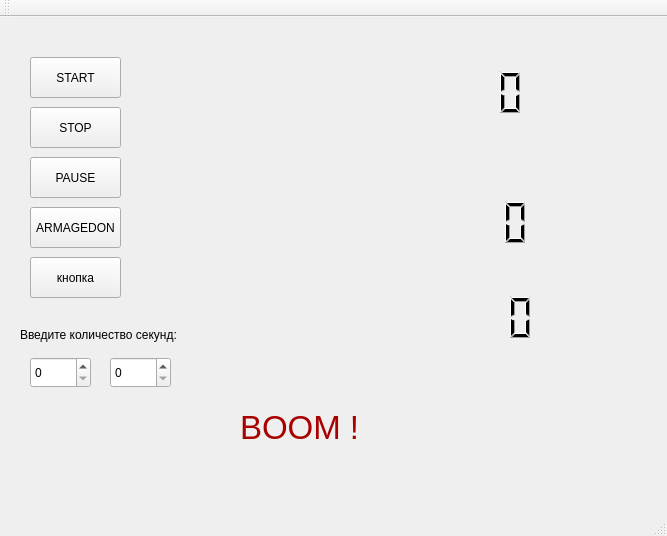
<?xml version="1.0" encoding="UTF-8"?>
<ui version="4.0">
 <class>MainWindow</class>
 <widget class="QMainWindow" name="MainWindow">
  <property name="geometry">
   <rect>
    <x>0</x>
    <y>0</y>
    <width>667</width>
    <height>536</height>
   </rect>
  </property>
  <property name="windowTitle">
   <string>MainWindow</string>
  </property>
  <widget class="QWidget" name="centralWidget">
   <widget class="QPushButton" name="pushButton_Start">
    <property name="geometry">
     <rect>
      <x>30</x>
      <y>40</y>
      <width>91</width>
      <height>41</height>
     </rect>
    </property>
    <property name="text">
     <string>START</string>
    </property>
   </widget>
   <widget class="QPushButton" name="pushButton_Stop">
    <property name="geometry">
     <rect>
      <x>30</x>
      <y>90</y>
      <width>91</width>
      <height>41</height>
     </rect>
    </property>
    <property name="text">
     <string>STOP</string>
    </property>
   </widget>
   <widget class="QLCDNumber" name="lcdNumber">
    <property name="geometry">
     <rect>
      <x>250</x>
      <y>0</y>
      <width>281</width>
      <height>151</height>
     </rect>
    </property>
    <property name="frameShape">
     <enum>QFrame::NoFrame</enum>
    </property>
    <property name="digitCount">
     <number>11</number>
    </property>
   </widget>
   <widget class="QPushButton" name="pushButton_PAUSE">
    <property name="geometry">
     <rect>
      <x>30</x>
      <y>140</y>
      <width>91</width>
      <height>41</height>
     </rect>
    </property>
    <property name="text">
     <string>PAUSE</string>
    </property>
   </widget>
   <widget class="QLCDNumber" name="lcdNumber_down">
    <property name="geometry">
     <rect>
      <x>260</x>
      <y>150</y>
      <width>271</width>
      <height>111</height>
     </rect>
    </property>
    <property name="frameShape">
     <enum>QFrame::NoFrame</enum>
    </property>
    <property name="digitCount">
     <number>11</number>
    </property>
   </widget>
   <widget class="QPushButton" name="pushButton_Armagedon">
    <property name="geometry">
     <rect>
      <x>30</x>
      <y>190</y>
      <width>91</width>
      <height>41</height>
     </rect>
    </property>
    <property name="text">
     <string>ARMAGEDON</string>
    </property>
   </widget>
   <widget class="QLabel" name="label">
    <property name="geometry">
     <rect>
      <x>240</x>
      <y>380</y>
      <width>121</width>
      <height>61</height>
     </rect>
    </property>
    <property name="palette">
     <palette>
      <active>
       <colorrole role="WindowText">
        <brush brushstyle="SolidPattern">
         <color alpha="255">
          <red>170</red>
          <green>0</green>
          <blue>0</blue>
         </color>
        </brush>
       </colorrole>
       <colorrole role="Button">
        <brush brushstyle="SolidPattern">
         <color alpha="255">
          <red>170</red>
          <green>0</green>
          <blue>0</blue>
         </color>
        </brush>
       </colorrole>
       <colorrole role="Light">
        <brush brushstyle="SolidPattern">
         <color alpha="255">
          <red>255</red>
          <green>0</green>
          <blue>0</blue>
         </color>
        </brush>
       </colorrole>
       <colorrole role="Midlight">
        <brush brushstyle="SolidPattern">
         <color alpha="255">
          <red>212</red>
          <green>0</green>
          <blue>0</blue>
         </color>
        </brush>
       </colorrole>
       <colorrole role="Dark">
        <brush brushstyle="SolidPattern">
         <color alpha="255">
          <red>85</red>
          <green>0</green>
          <blue>0</blue>
         </color>
        </brush>
       </colorrole>
       <colorrole role="Mid">
        <brush brushstyle="SolidPattern">
         <color alpha="255">
          <red>113</red>
          <green>0</green>
          <blue>0</blue>
         </color>
        </brush>
       </colorrole>
       <colorrole role="Text">
        <brush brushstyle="SolidPattern">
         <color alpha="255">
          <red>0</red>
          <green>0</green>
          <blue>0</blue>
         </color>
        </brush>
       </colorrole>
       <colorrole role="BrightText">
        <brush brushstyle="SolidPattern">
         <color alpha="255">
          <red>255</red>
          <green>255</green>
          <blue>255</blue>
         </color>
        </brush>
       </colorrole>
       <colorrole role="ButtonText">
        <brush brushstyle="SolidPattern">
         <color alpha="255">
          <red>0</red>
          <green>0</green>
          <blue>0</blue>
         </color>
        </brush>
       </colorrole>
       <colorrole role="Base">
        <brush brushstyle="SolidPattern">
         <color alpha="255">
          <red>255</red>
          <green>255</green>
          <blue>255</blue>
         </color>
        </brush>
       </colorrole>
       <colorrole role="Window">
        <brush brushstyle="SolidPattern">
         <color alpha="255">
          <red>170</red>
          <green>0</green>
          <blue>0</blue>
         </color>
        </brush>
       </colorrole>
       <colorrole role="Shadow">
        <brush brushstyle="SolidPattern">
         <color alpha="255">
          <red>0</red>
          <green>0</green>
          <blue>0</blue>
         </color>
        </brush>
       </colorrole>
       <colorrole role="AlternateBase">
        <brush brushstyle="SolidPattern">
         <color alpha="255">
          <red>212</red>
          <green>127</green>
          <blue>127</blue>
         </color>
        </brush>
       </colorrole>
       <colorrole role="ToolTipBase">
        <brush brushstyle="SolidPattern">
         <color alpha="255">
          <red>255</red>
          <green>255</green>
          <blue>220</blue>
         </color>
        </brush>
       </colorrole>
       <colorrole role="ToolTipText">
        <brush brushstyle="SolidPattern">
         <color alpha="255">
          <red>0</red>
          <green>0</green>
          <blue>0</blue>
         </color>
        </brush>
       </colorrole>
       <colorrole role="PlaceholderText">
        <brush brushstyle="SolidPattern">
         <color alpha="128">
          <red>0</red>
          <green>0</green>
          <blue>0</blue>
         </color>
        </brush>
       </colorrole>
      </active>
      <inactive>
       <colorrole role="WindowText">
        <brush brushstyle="SolidPattern">
         <color alpha="255">
          <red>170</red>
          <green>0</green>
          <blue>0</blue>
         </color>
        </brush>
       </colorrole>
       <colorrole role="Button">
        <brush brushstyle="SolidPattern">
         <color alpha="255">
          <red>170</red>
          <green>0</green>
          <blue>0</blue>
         </color>
        </brush>
       </colorrole>
       <colorrole role="Light">
        <brush brushstyle="SolidPattern">
         <color alpha="255">
          <red>255</red>
          <green>0</green>
          <blue>0</blue>
         </color>
        </brush>
       </colorrole>
       <colorrole role="Midlight">
        <brush brushstyle="SolidPattern">
         <color alpha="255">
          <red>212</red>
          <green>0</green>
          <blue>0</blue>
         </color>
        </brush>
       </colorrole>
       <colorrole role="Dark">
        <brush brushstyle="SolidPattern">
         <color alpha="255">
          <red>85</red>
          <green>0</green>
          <blue>0</blue>
         </color>
        </brush>
       </colorrole>
       <colorrole role="Mid">
        <brush brushstyle="SolidPattern">
         <color alpha="255">
          <red>113</red>
          <green>0</green>
          <blue>0</blue>
         </color>
        </brush>
       </colorrole>
       <colorrole role="Text">
        <brush brushstyle="SolidPattern">
         <color alpha="255">
          <red>0</red>
          <green>0</green>
          <blue>0</blue>
         </color>
        </brush>
       </colorrole>
       <colorrole role="BrightText">
        <brush brushstyle="SolidPattern">
         <color alpha="255">
          <red>255</red>
          <green>255</green>
          <blue>255</blue>
         </color>
        </brush>
       </colorrole>
       <colorrole role="ButtonText">
        <brush brushstyle="SolidPattern">
         <color alpha="255">
          <red>0</red>
          <green>0</green>
          <blue>0</blue>
         </color>
        </brush>
       </colorrole>
       <colorrole role="Base">
        <brush brushstyle="SolidPattern">
         <color alpha="255">
          <red>255</red>
          <green>255</green>
          <blue>255</blue>
         </color>
        </brush>
       </colorrole>
       <colorrole role="Window">
        <brush brushstyle="SolidPattern">
         <color alpha="255">
          <red>170</red>
          <green>0</green>
          <blue>0</blue>
         </color>
        </brush>
       </colorrole>
       <colorrole role="Shadow">
        <brush brushstyle="SolidPattern">
         <color alpha="255">
          <red>0</red>
          <green>0</green>
          <blue>0</blue>
         </color>
        </brush>
       </colorrole>
       <colorrole role="AlternateBase">
        <brush brushstyle="SolidPattern">
         <color alpha="255">
          <red>212</red>
          <green>127</green>
          <blue>127</blue>
         </color>
        </brush>
       </colorrole>
       <colorrole role="ToolTipBase">
        <brush brushstyle="SolidPattern">
         <color alpha="255">
          <red>255</red>
          <green>255</green>
          <blue>220</blue>
         </color>
        </brush>
       </colorrole>
       <colorrole role="ToolTipText">
        <brush brushstyle="SolidPattern">
         <color alpha="255">
          <red>0</red>
          <green>0</green>
          <blue>0</blue>
         </color>
        </brush>
       </colorrole>
       <colorrole role="PlaceholderText">
        <brush brushstyle="SolidPattern">
         <color alpha="128">
          <red>0</red>
          <green>0</green>
          <blue>0</blue>
         </color>
        </brush>
       </colorrole>
      </inactive>
      <disabled>
       <colorrole role="WindowText">
        <brush brushstyle="SolidPattern">
         <color alpha="255">
          <red>85</red>
          <green>0</green>
          <blue>0</blue>
         </color>
        </brush>
       </colorrole>
       <colorrole role="Button">
        <brush brushstyle="SolidPattern">
         <color alpha="255">
          <red>170</red>
          <green>0</green>
          <blue>0</blue>
         </color>
        </brush>
       </colorrole>
       <colorrole role="Light">
        <brush brushstyle="SolidPattern">
         <color alpha="255">
          <red>255</red>
          <green>0</green>
          <blue>0</blue>
         </color>
        </brush>
       </colorrole>
       <colorrole role="Midlight">
        <brush brushstyle="SolidPattern">
         <color alpha="255">
          <red>212</red>
          <green>0</green>
          <blue>0</blue>
         </color>
        </brush>
       </colorrole>
       <colorrole role="Dark">
        <brush brushstyle="SolidPattern">
         <color alpha="255">
          <red>85</red>
          <green>0</green>
          <blue>0</blue>
         </color>
        </brush>
       </colorrole>
       <colorrole role="Mid">
        <brush brushstyle="SolidPattern">
         <color alpha="255">
          <red>113</red>
          <green>0</green>
          <blue>0</blue>
         </color>
        </brush>
       </colorrole>
       <colorrole role="Text">
        <brush brushstyle="SolidPattern">
         <color alpha="255">
          <red>85</red>
          <green>0</green>
          <blue>0</blue>
         </color>
        </brush>
       </colorrole>
       <colorrole role="BrightText">
        <brush brushstyle="SolidPattern">
         <color alpha="255">
          <red>255</red>
          <green>255</green>
          <blue>255</blue>
         </color>
        </brush>
       </colorrole>
       <colorrole role="ButtonText">
        <brush brushstyle="SolidPattern">
         <color alpha="255">
          <red>85</red>
          <green>0</green>
          <blue>0</blue>
         </color>
        </brush>
       </colorrole>
       <colorrole role="Base">
        <brush brushstyle="SolidPattern">
         <color alpha="255">
          <red>170</red>
          <green>0</green>
          <blue>0</blue>
         </color>
        </brush>
       </colorrole>
       <colorrole role="Window">
        <brush brushstyle="SolidPattern">
         <color alpha="255">
          <red>170</red>
          <green>0</green>
          <blue>0</blue>
         </color>
        </brush>
       </colorrole>
       <colorrole role="Shadow">
        <brush brushstyle="SolidPattern">
         <color alpha="255">
          <red>0</red>
          <green>0</green>
          <blue>0</blue>
         </color>
        </brush>
       </colorrole>
       <colorrole role="AlternateBase">
        <brush brushstyle="SolidPattern">
         <color alpha="255">
          <red>170</red>
          <green>0</green>
          <blue>0</blue>
         </color>
        </brush>
       </colorrole>
       <colorrole role="ToolTipBase">
        <brush brushstyle="SolidPattern">
         <color alpha="255">
          <red>255</red>
          <green>255</green>
          <blue>220</blue>
         </color>
        </brush>
       </colorrole>
       <colorrole role="ToolTipText">
        <brush brushstyle="SolidPattern">
         <color alpha="255">
          <red>0</red>
          <green>0</green>
          <blue>0</blue>
         </color>
        </brush>
       </colorrole>
       <colorrole role="PlaceholderText">
        <brush brushstyle="SolidPattern">
         <color alpha="128">
          <red>0</red>
          <green>0</green>
          <blue>0</blue>
         </color>
        </brush>
       </colorrole>
      </disabled>
     </palette>
    </property>
    <property name="font">
     <font>
      <pointsize>25</pointsize>
     </font>
    </property>
    <property name="text">
     <string>BOOM !</string>
    </property>
   </widget>
   <widget class="QLCDNumber" name="lcdNumber_2">
    <property name="geometry">
     <rect>
      <x>260</x>
      <y>250</y>
      <width>281</width>
      <height>101</height>
     </rect>
    </property>
    <property name="frameShape">
     <enum>QFrame::NoFrame</enum>
    </property>
    <property name="digitCount">
     <number>11</number>
    </property>
   </widget>
   <widget class="QSpinBox" name="spinBox">
    <property name="geometry">
     <rect>
      <x>30</x>
      <y>340</y>
      <width>61</width>
      <height>31</height>
     </rect>
    </property>
   </widget>
   <widget class="QSpinBox" name="spinBox_2">
    <property name="geometry">
     <rect>
      <x>110</x>
      <y>340</y>
      <width>61</width>
      <height>31</height>
     </rect>
    </property>
   </widget>
   <widget class="QPushButton" name="pushButton">
    <property name="geometry">
     <rect>
      <x>30</x>
      <y>240</y>
      <width>91</width>
      <height>41</height>
     </rect>
    </property>
    <property name="text">
     <string>кнопка</string>
    </property>
   </widget>
   <widget class="QLabel" name="label_2">
    <property name="geometry">
     <rect>
      <x>20</x>
      <y>310</y>
      <width>171</width>
      <height>16</height>
     </rect>
    </property>
    <property name="text">
     <string>Введите количество секунд:</string>
    </property>
   </widget>
  </widget>
  <widget class="QMenuBar" name="menuBar">
   <property name="geometry">
    <rect>
     <x>0</x>
     <y>0</y>
     <width>667</width>
     <height>20</height>
    </rect>
   </property>
  </widget>
  <widget class="QToolBar" name="mainToolBar">
   <attribute name="toolBarArea">
    <enum>TopToolBarArea</enum>
   </attribute>
   <attribute name="toolBarBreak">
    <bool>false</bool>
   </attribute>
  </widget>
  <widget class="QStatusBar" name="statusBar"/>
 </widget>
 <layoutdefault spacing="6" margin="11"/>
 <resources/>
 <connections/>
</ui>
